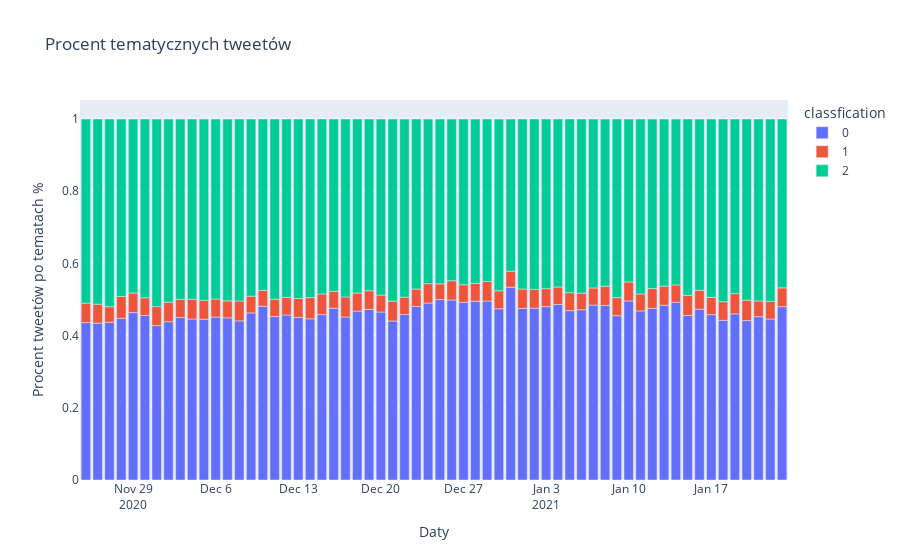

Here is the notebook cell this chart was saved with:
### Code cell
new_df.classfication=new_df.classfication.astype("category")
fig = px.bar(new_df, x="date", y="sum", title='Procent tematycznych tweetów',color="classfication",labels=labels)
fig.update_xaxes(title_text='Daty')
fig.update_yaxes(title_text='Procent tweetów po tematach %')
fig.show()
